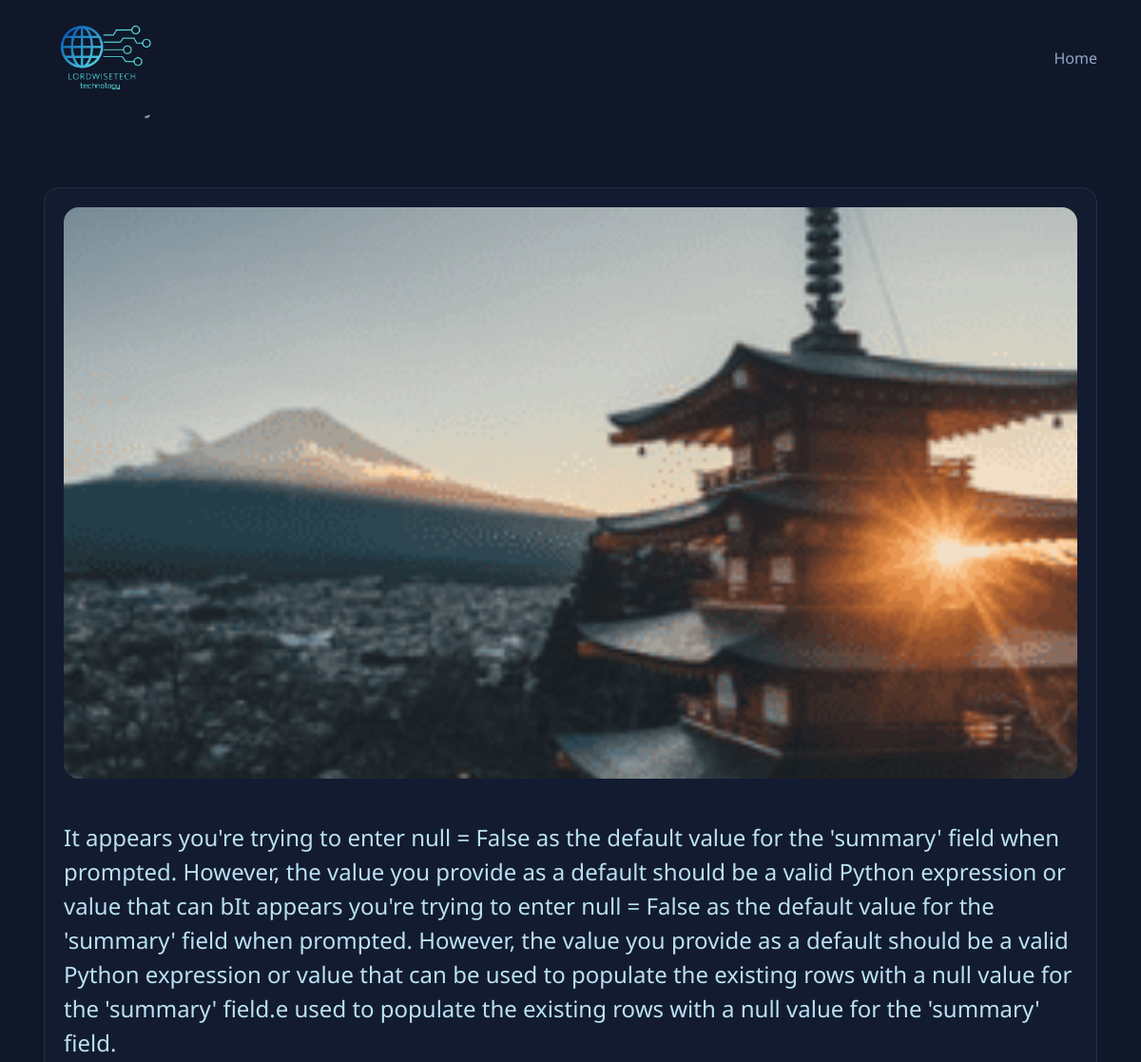
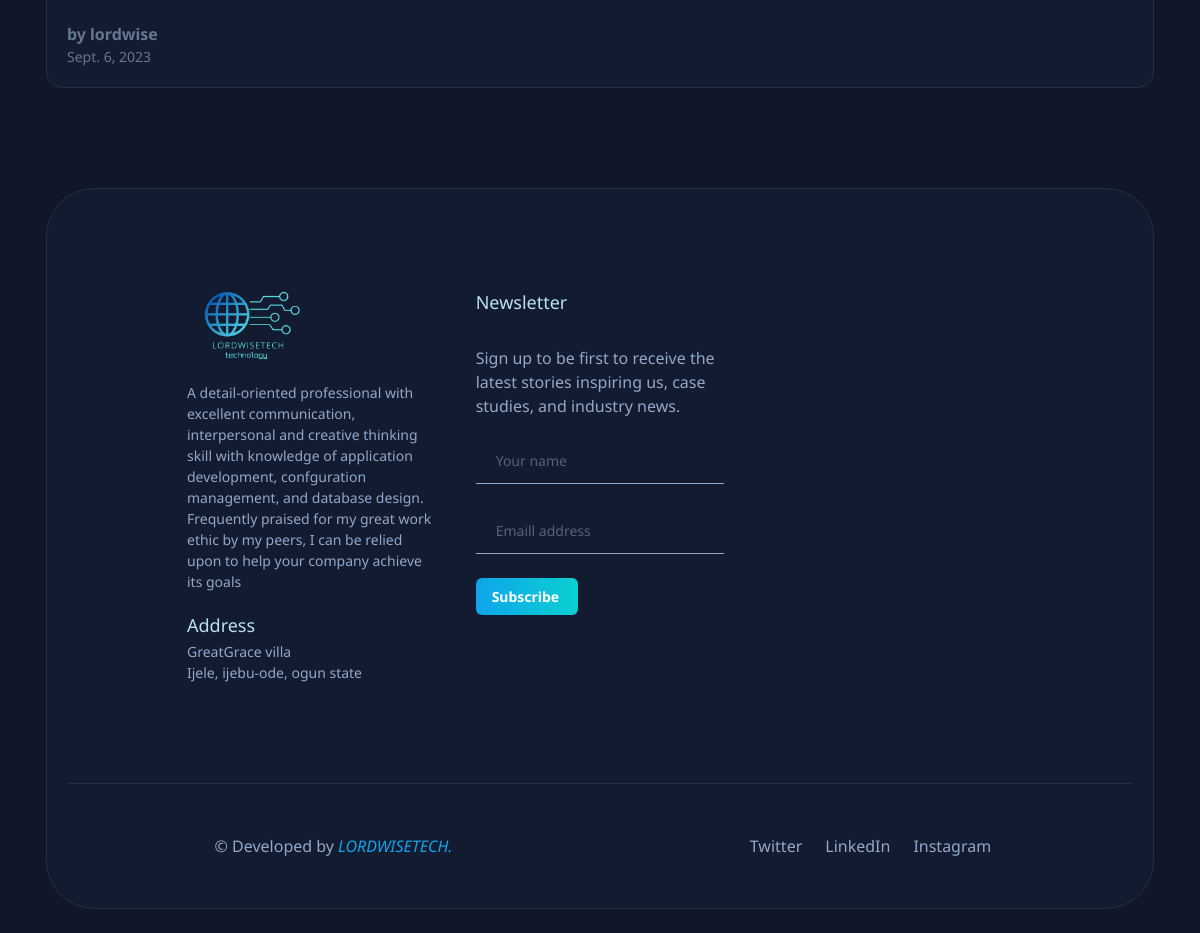
The app's page /blogpost/24 with its own data (2 pictures, top to bottom).
### main/models.py (models this page shows, shortened)
class images (models.Model):
    logo_img = models.ImageField(null=True, upload_to='images/', blank=True)
    admin_img = models.ImageField(null=True, upload_to='images/', blank=True)

class CreateBlog(models.Model):
    title = models.CharField(max_length=200)
    title_tag = models.CharField(max_length=30)
    author = models.ForeignKey(User, on_delete=models.CASCADE)
    body = models.TextField()
    summary = models.CharField(max_length=200,null=False,blank=False)
    post_date = models.DateField(auto_now_add=True)
    post_img = models.ImageField(null=True, upload_to='images/', blank=True)

### main/views.py (the view)
# urls.py: path('blogpost/<int:pk>',Blogpage.as_view(), name="blogg"),
class Blogpage(DetailView):
    model = CreateBlog
    template_name = "main/template/blog.html"
    context_object_name = "post"
    def get_context_data(self, **kwargs):
        context = super().get_context_data(**kwargs)
        context['images'] = images.objects.all()
        return context

### main/template/blog.html (shortened to what this page needs)
<!DOCTYPE html>
{% load static %}
<html lang="en">
<head>
  <link rel="stylesheet" href="{% static './assets/css/style.css' %}">
</head>
<body id="top">
<header class="header" data-header>
  <div class="container">
    <a href="#" class="logo">
      {% for post in images %}
      <img src="{{ post.logo_img}}" width="119" height="37" alt="LORDWISETECH">
      {% endfor %}
    </a>
    <nav class="navbar" data-navbar>
      <ul class="navbar-list">
        <li>
          <a href="{% url 'home' %}" class="navbar-link hover-1" data-nav-toggler>Home</a>
        </li>
      </ul>
 </nav>
  </div>
</header>
<main>
  <article>
    <section class="section feature" aria-label="feature" id="featured">
      <div class="container">
        <h5 class="section-text">
        <strong> {{ post.title_tag }}</strong>
        </h5>
        <div class="feature-list">
          <div class="card feature-card">
            <figure class="card-banner img-holder" style="--width: 1602; --height: 903;">
              <img src="{{post.post_img.url}}" width="1602" height="903" loading="lazy" alt="Self-observation is the first step of inner unfolding" class="img-cover">
            </figure>
            <div class="card-content">
              <p class="headline headline-3">
                  {{post.body}}
              </p>
              <div class="card-wrapper">
                <div class="profile-card">
                  <div>
                    <p class="card-title">by {{post.author}}</p>
                    <p class="card-subtitle">{{post.post_date}}</p>
                  </div>
                </div>
              </div>
            </div>
          </div>
        </div>
      </div>
    </section>
  </article>
</main>
<footer>
  <div class="container">
    <div class="card footer">
      <div class="section footer-top">
        <div class="footer-brand">
          <a href="#" class="logo">
            {% for post in images %}
            <img src="{{post.logo_img}}" width="119" height="37" loading="lazy" alt="Wren logo">
            {% endfor %}
          </a>
          <p class="footer-text">
                 A detail-oriented professional with excellent communication, interpersonal and
      creative thinking skill with knowledge of application development, confguration management, and database design.
      Frequently praised for my great work ethic by my peers, I can be relied upon to help your company achieve its goals
          </p>
          <p class="footer-list-title">Address</p>
          <address class="footer-text address">
            GreatGrace villa  <br>
            Ijele, ijebu-ode, ogun state
          </address>
        </div>
        <div class="footer-lis">
          <p class="footer-list-title">Newsletter</p>
          <p class="footer-text">
            Sign up to be first to receive the latest stories inspiring us, case studies, and industry news.
          </p>
          <div class="input-wrapper">
            <input type="text" name="name" placeholder="Your name" required class="input-field" autocomplete="off">
          </div>
          <div class="input-wrapper">
            <input type="email" name="email_address" placeholder="Emaill address" required class="input-field"
                   autocomplete="off">
          </div>
          <a href="#" class="btn btn-primary">
            <span class="span">Subscribe</span>
          </a>
        </div>
      </div>
      <div class="footer-bottom">
        <p class="copyright">
          &copy; Developed by <a href="#" class="copyright-link">LORDWISETECH.</a>
        </p>
        <ul class="social-list">
          <li>
            <a href="#" class="social-link">
              <span class="span">Twitter</span>
            </a>
          </li>
          <li>
            <a href="#" class="social-link">
              <span class="span">LinkedIn</span>
            </a>
          </li>
          <li>
            <a href="#" class="social-link">
              <span class="span">Instagram</span>
            </a>
          </li>
        </ul>
      </div>
    </div>
  </div>
</footer>
</body>
</html>

### records on screen
images: logo_img (picture)
CreateBlog: post_img (picture), body "It appears you're trying to enter null = False as the default value for the 'summary' field when prompted. However, the value you provide as a default should be a valid Python expression or value that can bIt appears you're trying to enter null = False as the default value for the 'summary' field when prompted. However, the value you provide as a default should be a valid Python expression or value that can be used to populate the existing rows with a null value for the 'summary' field.e used to populate the existing rows with a null value for the 'summary' field.", author "lordwise", post_date "Sept. 6, 2023"
